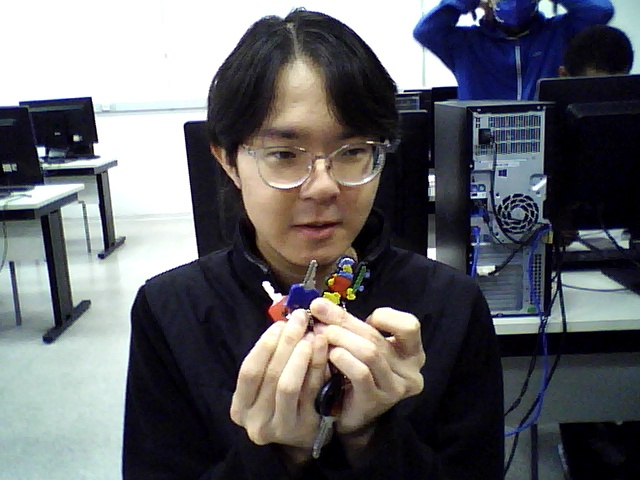
#> input picture reports/report3/media/webcam_image_0.jpg, 640 x 480 px, given in place of the camera
$ python L3_multiple_colors.py
#> lines starting #> are read from the running program, lines starting #| are printed output that depends on the picture; after the words box and inside, x2 and y2 are one past the last pixel; in counts of white or black regions, pixels touching at a corner belong together
import cv2 as cv
import numpy as np

cap = cv.VideoCapture(0)
counter = 0

while True:
    # Capture frame-by-frame
    _, frame = cap.read()
#> frame is the input picture: shape (480, 640, 3); mean B, G, R 103.9, 99.8, 99.1


    # Convert BGR to HSV
    hsv = cv.cvtColor(frame, cv.COLOR_BGR2HSV)
#> hsv: shape (480, 640, 3); mean H, S, V 82.9, 85.8, 111.3

    # Define range of colors in HSV
    lower_red = np.array([0, 50, 50])
    upper_red = np.array([10, 255, 255])
    lower_blue = np.array([110, 50, 50])
    upper_blue = np.array([130, 255, 255])
    lower_green = np.array([50, 50, 50])
    upper_green = np.array([70, 255, 255])

    # Threshold the HSV image to get only specified colors
    mask_red = cv.inRange(hsv, lower_red, upper_red)
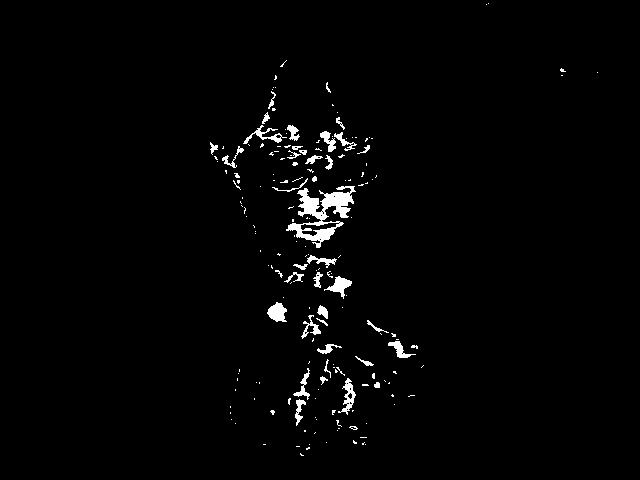
#> mask_red: shape (480, 640); 1.9% white; 181 white regions (142 under 20 px), largest, box (x1, y1, x2, y2) and area: (286, 186, 356, 248) 1612, (267, 302, 287, 322) 265, (324, 276, 352, 299) 253
    mask_blue = cv.inRange(hsv, lower_blue, upper_blue)
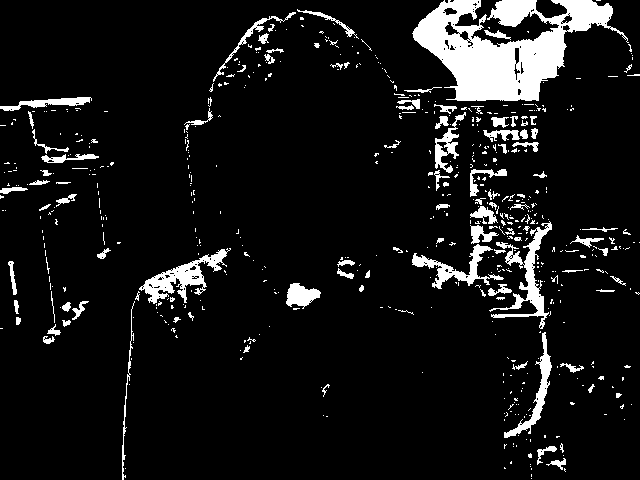
#> mask_blue: shape (480, 640); 8.6% white; 573 white regions (471 under 20 px), largest, box (x1, y1, x2, y2) and area: (412, 0, 629, 101) 10769, (489, 221, 552, 329) 1587, (139, 248, 231, 304) 1572
    mask_green = cv.inRange(hsv, lower_green, upper_green)
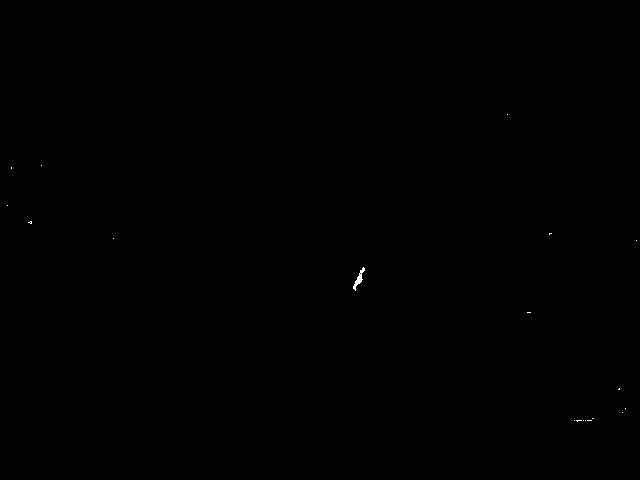
#> mask_green: shape (480, 640); 0.04% white; 19 white regions (18 under 20 px), largest, box (x1, y1, x2, y2) and area: (353, 267, 365, 291) 90

    # Bitwise-AND masks and original frame
    res_red = cv.bitwise_and(frame, frame, mask=mask_red)
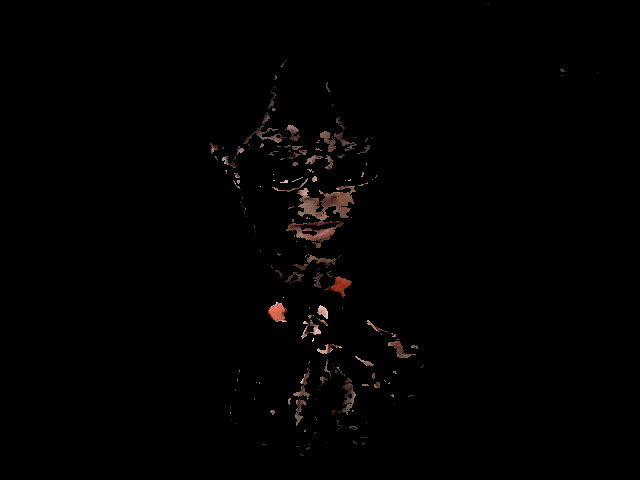
#> res_red: shape (480, 640, 3); mean B, G, R 1.3, 1.5, 2.2
    res_blue = cv.bitwise_and(frame, frame, mask=mask_blue)
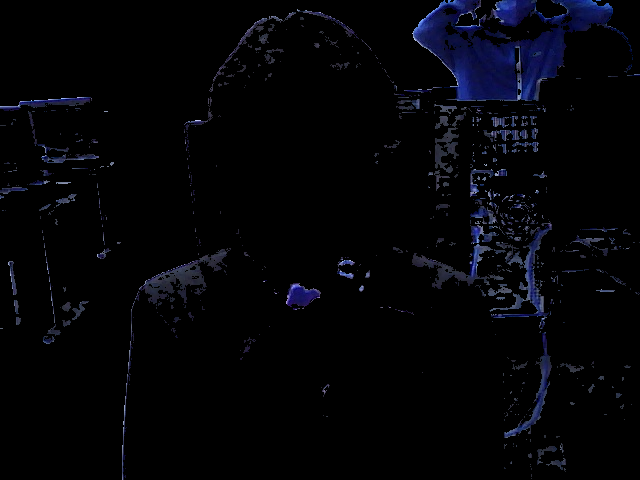
#> res_blue: shape (480, 640, 3); mean B, G, R 7.1, 3.6, 3.2
    res_green = cv.bitwise_and(frame, frame, mask=mask_green)

    # Display the frames
    cv.imshow('Original', frame)
    cv.imshow('Red Objects', res_red)
    cv.imshow('Blue Objects', res_blue)
    cv.imshow('Green Objects', res_green)

    key = cv.waitKey(1)
#> (key q is pressed here)

    # Save images when the "Q" key is pressed
    if key == ord('q') or key == ord('Q'):
        cv.imwrite(f'webcam_image_{counter}.jpg', frame)
        cv.imwrite(f'result_image_red{counter}.jpg', res_red)
        cv.imwrite(f'result_image_blue{counter}.jpg', res_blue)
        cv.imwrite(f'result_image_green{counter}.jpg', res_green)
        counter += 1

    if key == 27:
        break

# Release the capture and destroy windows
cap.release()
cv.destroyAllWindows()
